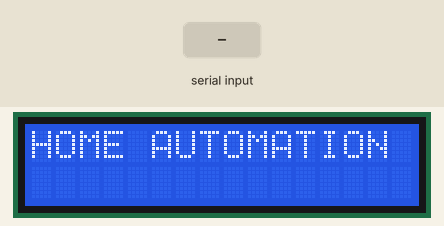
Simulated run of this sketch. Board: Arduino Uno, built with avr-gcc and run on an emulated ATmega328P. On the bench: 16×2 character LCD. The test bench sets the inputs (shaded band).

Above: at 1.2 s.
1.3 s: "1" received over Serial
11.5 s: "3" received over Serial
At 13.0 s:
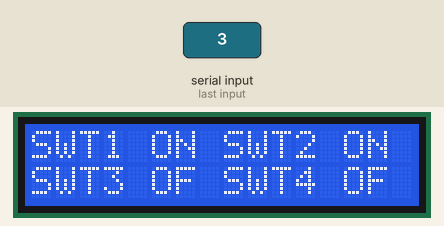
13.5 s: "2" received over Serial
At 13.8 s:
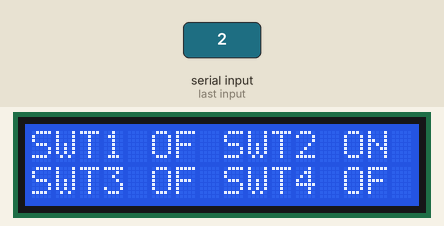
15.0 s: "5" received over Serial
At 16.1 s:
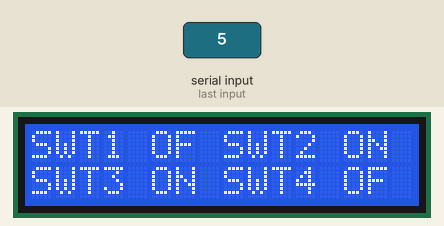
16.5 s: "4" received over Serial
At 17.2 s:
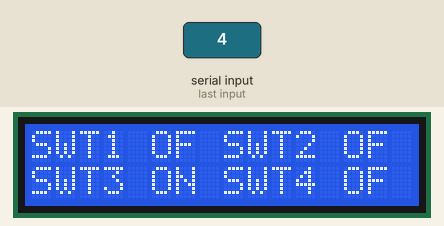
18.0 s: "7" received over Serial
At 18.4 s:
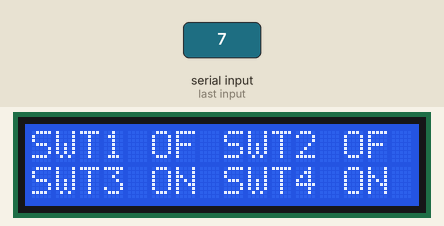
Timing chart, 0 to 20.5 s (numbered marks = the images above; inputs shaded):
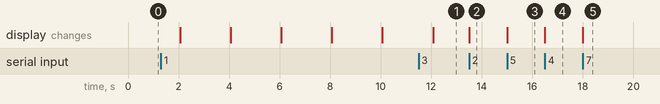

Measured:
- after the input at 11.5 s, the display: first differs from a run without the input after 0.58 s (image 1)
- after the input at 13.5 s, the display: changes at once (image 2)
- after the input at 15.0 s, the display: changes at once (image 3)
- after the input at 16.5 s, the display: changes at once (image 4)
- after the input at 18.0 s, the display: changes at once (image 5)

The sketch:

HOme_automation.ino
```cpp
#include <LiquidCrystal.h>

LiquidCrystal lcd(2,3,4,5,6,7);
char dataIn;
char cmdIn;
char cmd;


#define R1 9
#define R2 10
#define R3 11
#define R4 12
int a=0;
int b=0;
int c=0;
int d=0;
int i=0;
int p;

void setup()
{
  lcd.begin(16,2);
    Serial.begin(9600);
    pinMode(R1, OUTPUT);
    pinMode(R2, OUTPUT);
    pinMode(R3, OUTPUT);
    pinMode(R4, OUTPUT);
}

void loop()
{
  if(i == 0)
  {
    lcd.print("HOME AUTOMATION");
    delay(2000);
    lcd.clear();
    lcd.setCursor(4,1);
    lcd.print("loading");
    for(p=11;p<16;p++)
    {
      lcd.setCursor(p,1);
      lcd.print(".");
      delay(2000);
    }
    lcd.clear();
    lcd.setCursor(0,0);
    set_stat();
    i=1;
  }
    cmd = check();

    if(cmd == '1')
    {
      R1_ON();
    }
    else if(cmd == '2')
    {
      R1_OFF();
    }
    else if(cmd == '3')
    {
      R2_ON();
    }
    else if(cmd == '4')
    {
      R2_OFF();
    }
    else if(cmd == '5')
    {
      R3_ON();
    }
    else if(cmd == '6')
    {
      R3_OFF();
    }
    else if(cmd == '7')
    {
      R4_ON();
    }
    else if(cmd == '8')
    {
      R4_OFF();
    }
    else if(cmd == '0')
    {
      R1_OFF();
      R2_OFF();
      R3_OFF();
      R4_OFF();
    }
    else if(cmd == '9')
    {
      R1_ON();
      R2_ON();
      R3_ON();
      R4_ON();
    }
}
int check()
{
  if (Serial.available() > 0)
  {
    dataIn = Serial.read();
      if (dataIn == '1'){cmdIn = '1';}
      else if (dataIn == '2'){cmdIn = '2';}
      else if (dataIn == '3'){cmdIn = '3';}
      else if (dataIn == '4'){cmdIn = '4';}
      else if (dataIn == '5'){cmdIn = '5';}
      else if (dataIn == '6'){cmdIn = '6';}
      else if (dataIn == '7'){cmdIn = '7';}
      else if (dataIn == '8'){cmdIn = '8';}
      else if (dataIn == '0'){cmdIn = '0';}
      else if (dataIn == '9'){cmdIn = '9';}
  }
  return cmdIn;
}


void R1_ON()
{
  if (a==0)
  digitalWrite(R1,HIGH);
  lcd.setCursor(0,0);
  lcd.print("SWT1 ON");
  a=1;
}
void R2_ON()
{
  if (b==0)
  digitalWrite(R2,HIGH);
  lcd.setCursor(8,0);
  lcd.print("SWT2 ON");
  b=1;
}
void R3_ON()
{
  if (c==0)
  digitalWrite(R3,HIGH);
  lcd.setCursor(0,1);
  lcd.print("SWT3 ON");
  c=1;
}
void R4_ON()
{
  if (d==0)
  digitalWrite(R4,HIGH);
  lcd.setCursor(8,1);
  lcd.print("SWT4 ON");
  d=1;
}
void R1_OFF()
{
  if (a==1)
  digitalWrite(R1,LOW);
  lcd.setCursor(0,0);
  lcd.print("SWT1 OF");
  a=0;
}
void R2_OFF()
{
  if (b==1)
  digitalWrite(R2,LOW);
  lcd.setCursor(8,0);
  lcd.print("SWT2 OF");
  b=0;
}
void R3_OFF()
{
  if (c==1)
  digitalWrite(R3,LOW);
  lcd.setCursor(0,1);
  lcd.print("SWT3 OF");
  c=0;
}
void R4_OFF()
{
  if (d==1)
  digitalWrite(R4,LOW);
  lcd.setCursor(8,1);
  lcd.print("SWT4 OF");
  d=0;
}
void set_stat()
{
  lcd.setCursor(0,0);
  lcd.print("SWT1 OF");
  lcd.setCursor(8,0);
  lcd.print("SWT2 OF");
  lcd.setCursor(0,1);
  lcd.print("SWT3 OF");
  lcd.setCursor(8,1);
  lcd.print("SWT4 OF");
}
```
